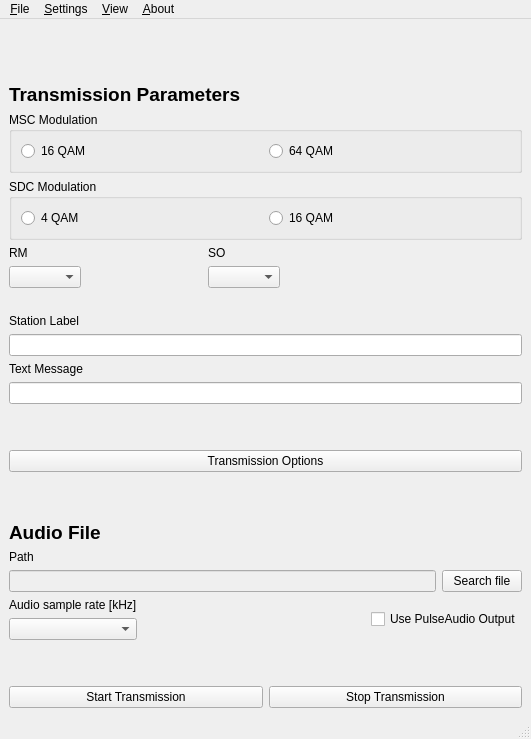
<?xml version="1.0" encoding="UTF-8"?>
<ui version="4.0">
 <class>MainWindow</class>
 <widget class="QMainWindow" name="MainWindow">
  <property name="geometry">
   <rect>
    <x>0</x>
    <y>0</y>
    <width>531</width>
    <height>739</height>
   </rect>
  </property>
  <property name="windowTitle">
   <string>MainWindow</string>
  </property>
  <widget class="QWidget" name="centralwidget">
   <layout class="QVBoxLayout" name="verticalLayout_2">
    <item>
     <layout class="QVBoxLayout" name="logos">
      <item>
       <layout class="QHBoxLayout" name="horizontalLayout_6">
        <item>
         <widget class="QLabel" name="label_10">
          <property name="text">
           <string/>
          </property>
          <property name="pixmap">
           <pixmap>drm_gui_local/drm.gif</pixmap>
          </property>
         </widget>
        </item>
        <item>
         <spacer name="horizontalSpacer">
          <property name="orientation">
           <enum>Qt::Horizontal</enum>
          </property>
          <property name="sizeHint" stdset="0">
           <size>
            <width>40</width>
            <height>20</height>
           </size>
          </property>
         </spacer>
        </item>
        <item>
         <widget class="QLabel" name="label_11">
          <property name="text">
           <string/>
          </property>
          <property name="pixmap">
           <pixmap>drm_gui_local/gnu_radio_scaled.gif</pixmap>
          </property>
          <property name="scaledContents">
           <bool>false</bool>
          </property>
         </widget>
        </item>
       </layout>
      </item>
      <item>
       <spacer name="verticalSpacer_4">
        <property name="orientation">
         <enum>Qt::Vertical</enum>
        </property>
        <property name="sizeHint" stdset="0">
         <size>
          <width>20</width>
          <height>14</height>
         </size>
        </property>
       </spacer>
      </item>
     </layout>
    </item>
    <item>
     <widget class="QLabel" name="main_label">
      <property name="font">
       <font>
        <pointsize>14</pointsize>
        <weight>75</weight>
        <bold>true</bold>
       </font>
      </property>
      <property name="text">
       <string>Transmission Parameters</string>
      </property>
     </widget>
    </item>
    <item>
     <layout class="QVBoxLayout" name="sdc_msc">
      <item>
       <widget class="QGroupBox" name="groupBox">
        <property name="title">
         <string>MSC Modulation</string>
        </property>
        <layout class="QHBoxLayout" name="horizontalLayout_5">
         <item>
          <widget class="QRadioButton" name="msc_16">
           <property name="text">
            <string>16 QAM</string>
           </property>
          </widget>
         </item>
         <item>
          <widget class="QRadioButton" name="msc_64">
           <property name="text">
            <string>64 QAM</string>
           </property>
          </widget>
         </item>
        </layout>
       </widget>
      </item>
      <item>
       <widget class="QGroupBox" name="groupBox_2">
        <property name="title">
         <string>SDC Modulation</string>
        </property>
        <layout class="QHBoxLayout" name="horizontalLayout_7">
         <item>
          <widget class="QRadioButton" name="sdc_4">
           <property name="text">
            <string>4 QAM</string>
           </property>
          </widget>
         </item>
         <item>
          <widget class="QRadioButton" name="sdc_16">
           <property name="text">
            <string>16 QAM</string>
           </property>
          </widget>
         </item>
        </layout>
       </widget>
      </item>
     </layout>
    </item>
    <item>
     <layout class="QHBoxLayout" name="horizontalLayout_3">
      <item>
       <layout class="QVBoxLayout" name="verticalLayout_7">
        <item>
         <layout class="QHBoxLayout" name="horizontalLayout_2">
          <item>
           <layout class="QVBoxLayout" name="verticalLayout">
            <item>
             <widget class="QLabel" name="rm_label">
              <property name="text">
               <string>RM</string>
              </property>
             </widget>
            </item>
            <item>
             <widget class="QComboBox" name="rm_box"/>
            </item>
           </layout>
          </item>
          <item>
           <spacer name="horizontalSpacer_2">
            <property name="orientation">
             <enum>Qt::Horizontal</enum>
            </property>
            <property name="sizeHint" stdset="0">
             <size>
              <width>121</width>
              <height>20</height>
             </size>
            </property>
           </spacer>
          </item>
          <item>
           <layout class="QVBoxLayout" name="verticalLayout_5">
            <item>
             <widget class="QLabel" name="so_label">
              <property name="text">
               <string>SO</string>
              </property>
             </widget>
            </item>
            <item>
             <widget class="QComboBox" name="so_box">
              <property name="enabled">
               <bool>true</bool>
              </property>
             </widget>
            </item>
           </layout>
          </item>
         </layout>
        </item>
        <item>
         <spacer name="verticalSpacer_2">
          <property name="orientation">
           <enum>Qt::Vertical</enum>
          </property>
          <property name="sizeHint" stdset="0">
           <size>
            <width>20</width>
            <height>20</height>
           </size>
          </property>
         </spacer>
        </item>
       </layout>
      </item>
      <item>
       <spacer name="horizontalSpacer_4">
        <property name="orientation">
         <enum>Qt::Horizontal</enum>
        </property>
        <property name="sizeHint" stdset="0">
         <size>
          <width>40</width>
          <height>20</height>
         </size>
        </property>
       </spacer>
      </item>
     </layout>
    </item>
    <item>
     <layout class="QVBoxLayout" name="texts">
      <item>
       <layout class="QVBoxLayout" name="verticalLayout_9">
        <item>
         <layout class="QVBoxLayout" name="verticalLayout_3">
          <item>
           <widget class="QLabel" name="label_5">
            <property name="text">
             <string>Station Label</string>
            </property>
           </widget>
          </item>
          <item>
           <widget class="QLineEdit" name="station_label"/>
          </item>
         </layout>
        </item>
        <item>
         <layout class="QVBoxLayout" name="verticalLayout_4">
          <item>
           <widget class="QLabel" name="label_6">
            <property name="text">
             <string>Text Message</string>
            </property>
           </widget>
          </item>
          <item>
           <widget class="QLineEdit" name="text_message"/>
          </item>
         </layout>
        </item>
       </layout>
      </item>
      <item>
       <spacer name="verticalSpacer_5">
        <property name="orientation">
         <enum>Qt::Vertical</enum>
        </property>
        <property name="sizeHint" stdset="0">
         <size>
          <width>20</width>
          <height>40</height>
         </size>
        </property>
       </spacer>
      </item>
      <item>
       <widget class="QPushButton" name="transmissionOptionsBtn">
        <property name="text">
         <string>Transmission Options</string>
        </property>
       </widget>
      </item>
      <item>
       <spacer name="verticalSpacer_3">
        <property name="orientation">
         <enum>Qt::Vertical</enum>
        </property>
        <property name="sizeHint" stdset="0">
         <size>
          <width>20</width>
          <height>43</height>
         </size>
        </property>
       </spacer>
      </item>
     </layout>
    </item>
    <item>
     <layout class="QVBoxLayout" name="audio_file">
      <item>
       <widget class="QLabel" name="label_7">
        <property name="font">
         <font>
          <pointsize>14</pointsize>
          <weight>75</weight>
          <bold>true</bold>
         </font>
        </property>
        <property name="text">
         <string>Audio File</string>
        </property>
       </widget>
      </item>
      <item>
       <widget class="QLabel" name="label_8">
        <property name="text">
         <string>Path</string>
        </property>
       </widget>
      </item>
     </layout>
    </item>
    <item>
     <layout class="QHBoxLayout" name="path_folder">
      <item>
       <widget class="QLineEdit" name="file_path">
        <property name="enabled">
         <bool>false</bool>
        </property>
       </widget>
      </item>
      <item>
       <widget class="QPushButton" name="search_file_btn">
        <property name="enabled">
         <bool>true</bool>
        </property>
        <property name="text">
         <string>Search file</string>
        </property>
       </widget>
      </item>
     </layout>
    </item>
    <item>
     <layout class="QHBoxLayout" name="horizontalLayout_4">
      <item>
       <layout class="QVBoxLayout" name="audiosamp">
        <item>
         <widget class="QLabel" name="label_9">
          <property name="text">
           <string>Audio sample rate [kHz]</string>
          </property>
         </widget>
        </item>
        <item>
         <widget class="QComboBox" name="audio_samp"/>
        </item>
       </layout>
      </item>
      <item>
       <spacer name="horizontalSpacer_3">
        <property name="orientation">
         <enum>Qt::Horizontal</enum>
        </property>
        <property name="sizeHint" stdset="0">
         <size>
          <width>40</width>
          <height>20</height>
         </size>
        </property>
       </spacer>
      </item>
      <item>
       <widget class="QCheckBox" name="pulse_check">
        <property name="text">
         <string>Use PulseAudio Output</string>
        </property>
       </widget>
      </item>
     </layout>
    </item>
    <item>
     <layout class="QVBoxLayout" name="verticalLayout_6">
      <item>
       <spacer name="verticalSpacer">
        <property name="orientation">
         <enum>Qt::Vertical</enum>
        </property>
        <property name="sizeHint" stdset="0">
         <size>
          <width>20</width>
          <height>40</height>
         </size>
        </property>
       </spacer>
      </item>
      <item>
       <layout class="QHBoxLayout" name="horizontalLayout">
        <item>
         <widget class="QPushButton" name="start_btn">
          <property name="text">
           <string>Start Transmission</string>
          </property>
         </widget>
        </item>
        <item>
         <widget class="QPushButton" name="stop_btn">
          <property name="enabled">
           <bool>true</bool>
          </property>
          <property name="text">
           <string>Stop Transmission</string>
          </property>
          <property name="shortcut">
           <string>Ctrl+S</string>
          </property>
         </widget>
        </item>
       </layout>
      </item>
     </layout>
    </item>
   </layout>
  </widget>
  <widget class="QMenuBar" name="menubar">
   <property name="geometry">
    <rect>
     <x>0</x>
     <y>0</y>
     <width>531</width>
     <height>27</height>
    </rect>
   </property>
   <widget class="QMenu" name="menu_File">
    <property name="title">
     <string>&amp;File</string>
    </property>
    <addaction name="actionOpen"/>
    <addaction name="separator"/>
    <addaction name="action_Exit_Alt_F4"/>
   </widget>
   <widget class="QMenu" name="menu_Settings">
    <property name="title">
     <string>&amp;Settings</string>
    </property>
    <addaction name="actionTransmission_Options"/>
   </widget>
   <widget class="QMenu" name="menu_View">
    <property name="title">
     <string>&amp;View</string>
    </property>
    <addaction name="actionAudio_Spectrum"/>
    <addaction name="actionOFDM_Spectrum"/>
    <addaction name="actionCombined_View"/>
   </widget>
   <widget class="QMenu" name="menu_About">
    <property name="title">
     <string>&amp;About</string>
    </property>
   </widget>
   <addaction name="menu_File"/>
   <addaction name="menu_Settings"/>
   <addaction name="menu_View"/>
   <addaction name="menu_About"/>
  </widget>
  <widget class="QStatusBar" name="statusbar"/>
  <action name="actionOpen">
   <property name="text">
    <string>Open</string>
   </property>
  </action>
  <action name="action_Exit_Alt_F4">
   <property name="text">
    <string>&amp;Exit       Alt +F4</string>
   </property>
  </action>
  <action name="actionTransmission_Options">
   <property name="text">
    <string>Transmission Options</string>
   </property>
  </action>
  <action name="actionAudio_Spectrum">
   <property name="text">
    <string>Audio Spectrum</string>
   </property>
  </action>
  <action name="actionOFDM_Spectrum">
   <property name="text">
    <string>OFDM Spectrum</string>
   </property>
  </action>
  <action name="actionCombined_View">
   <property name="text">
    <string>Combined View</string>
   </property>
  </action>
 </widget>
 <resources/>
 <connections>
  <connection>
   <sender>start_btn</sender>
   <signal>clicked()</signal>
   <receiver>stop_btn</receiver>
   <slot>show()</slot>
   <hints>
    <hint type="sourcelabel">
     <x>135</x>
     <y>786</y>
    </hint>
    <hint type="destinationlabel">
     <x>391</x>
     <y>786</y>
    </hint>
   </hints>
  </connection>
  <connection>
   <sender>start_btn</sender>
   <signal>clicked()</signal>
   <receiver>start_btn</receiver>
   <slot>hide()</slot>
   <hints>
    <hint type="sourcelabel">
     <x>135</x>
     <y>786</y>
    </hint>
    <hint type="destinationlabel">
     <x>135</x>
     <y>786</y>
    </hint>
   </hints>
  </connection>
  <connection>
   <sender>stop_btn</sender>
   <signal>clicked()</signal>
   <receiver>start_btn</receiver>
   <slot>show()</slot>
   <hints>
    <hint type="sourcelabel">
     <x>391</x>
     <y>786</y>
    </hint>
    <hint type="destinationlabel">
     <x>135</x>
     <y>786</y>
    </hint>
   </hints>
  </connection>
  <connection>
   <sender>stop_btn</sender>
   <signal>clicked()</signal>
   <receiver>stop_btn</receiver>
   <slot>hide()</slot>
   <hints>
    <hint type="sourcelabel">
     <x>391</x>
     <y>786</y>
    </hint>
    <hint type="destinationlabel">
     <x>391</x>
     <y>786</y>
    </hint>
   </hints>
  </connection>
 </connections>
</ui>
